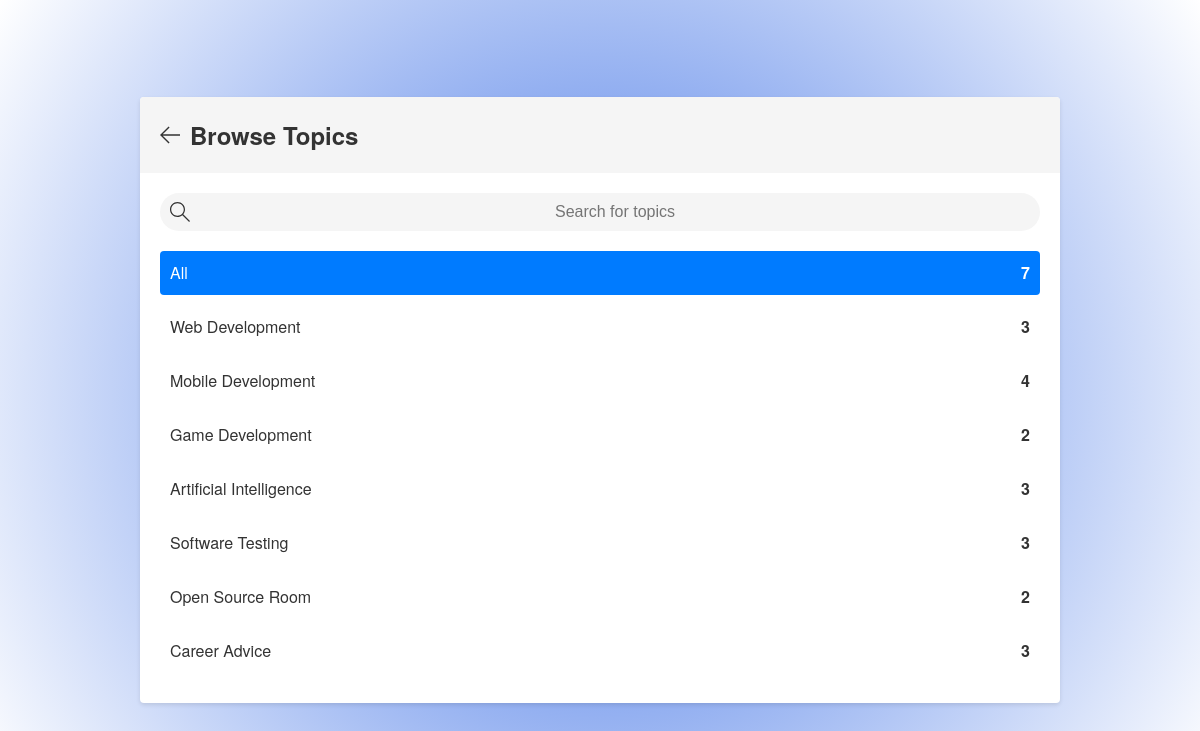
Screenshot of /topics/ (signed in) with the database file from the repository.
### base/models.py (models this page shows, shortened)
class Topic(models.Model):
    name = models.CharField(max_length=150)

### base/views.py (the view)
# urls.py: path('topics/', views.topicsPage, name="topics"),
@login_required(login_url='login')
def topicsPage(request):
    q = request.GET.get('q') if request.GET.get('q') != None else ''
    topics = Topic.objects.filter(name__icontains=q)
    context = {
        'topics':topics
    }
    return render(request, 'topics.html',context)

### Templates/topics.html (shortened to what this page needs)
    <main class="create-room layout">
      <div class="container">
        <div class="layout__box">
          <div class="layout__boxHeader">
            <div class="layout__boxTitle">
              <a href="{% url 'home' %}">
                <svg version="1.1" xmlns="http://www.w3.org/2000/svg" width="32" height="32" viewBox="0 0 32 32">
                  <title>arrow-left</title>
                  <path d="M13.723 2.286l-13.723 13.714 13.719 13.714 1.616-1.611-10.96-10.96h27.625v-2.286h-27.625l10.965-10.965-1.616-1.607z"></path>
                </svg>
              </a>
              <h3>Browse Topics</h3>
            </div>
          </div>
          <div class="topics-page layout__body">
            <form action="" method="GET" class="header__search">
              <label>
                <input name="q" type="text" placeholder="Search for topics" />
              </label>
            </form>
            <ul class="topics__list">
              <li>
                <a href="{% url 'topics' %}" class="active">All <span>{{topics.count}}</span></a>
              </li>
              {% for topic in topics %}
              <li>
                <a href="{% url 'home' %}?q={{topic.name}}">{{topic.name}}<span>{{topic.room_set.all.count}}</span></a>
              </li>
              {% endfor %}
            </ul>
          </div>
        </div>
      </div>
    </main>

### Templates/topics.html (style rules this page uses)
* { box-sizing: border-box; margin: 0; padding: 0; }
.layout { display: flex; justify-content: center; align-items: center; height: 100vh; }
.container { max-width: 960px; width: 100%; padding: 0 20px; }
.layout__box { background-color: #fff; box-shadow: 0 2px 4px rgba(0, 0, 0, 0.1); border-radius: 4px; overflow: hidden; width: 100%; }
.layout__boxHeader { background-color: #f5f5f5; padding: 20px; }
.layout__boxTitle { display: flex; align-items: center; }
.layout__boxTitle a { display: inline-flex; align-items: center; margin-right: 10px; color: #333; text-decoration: none; }
.layout__boxTitle svg { width: 20px; height: 20px; fill: currentColor; }
.layout__boxTitle h3 { font-size: 24px; font-weight: bold; color: #333; }
.topics-page { padding: 20px; }
.header__search { display: flex; align-items: center; margin-bottom: 20px; }
.header__search label { position: relative; display: flex; align-items: center; width: 100%; }
.header__search svg { position: absolute; top: 50%; left: 10px; transform: translateY(-50%); width: 20px; height: 20px; fill: #333; }
.header__search input { padding: 10px 10px 10px 40px; border-radius: 20px; border: none; background-color: #f5f5f5; font-size: 16px; color: #333; width: 100%; }
.header__search input::placeholder { text-align: center; }
.topics__list { list-style: none; margin: 0; padding: 0; }
.topics__list li { margin-bottom: 10px; }
.topics__list a { display: flex; align-items: center; justify-content: space-between; padding: 10px; border-radius: 4px; color: #333; text-decoration: none; background-color: #fff; transition: background-color 0.2s ease-in-out; }
.topics__list a.active { background-color: #007bff; color: #fff; }
.topics__list a span { font-weight: bold; }

### rows the page displays
Topic: name "Web Development", room_set.all.count "3"
Topic: name "Mobile Development", room_set.all.count "4"
Topic: name "Game Development", room_set.all.count "2"
Topic: name "Artificial Intelligence", room_set.all.count "3"
Topic: name "Software Testing", room_set.all.count "3"
Topic: name "Open Source Room", room_set.all.count "2"
Topic: name "Career Advice", room_set.all.count "3"

### other values shown
{{ topics.count }} "7"
